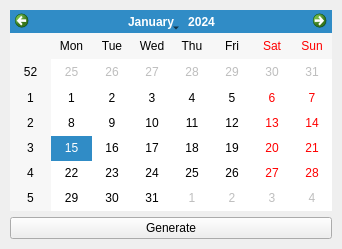
<?xml version="1.0" encoding="UTF-8"?>
<ui version="4.0">
 <class>MainWindow</class>
 <widget class="QMainWindow" name="MainWindow">
  <property name="geometry">
   <rect>
    <x>0</x>
    <y>0</y>
    <width>342</width>
    <height>249</height>
   </rect>
  </property>
  <property name="windowTitle">
   <string>MS Processing Creator</string>
  </property>
  <property name="windowIcon">
   <iconset resource="resources.qrc">
    <normaloff>:/icons/mainwindow</normaloff>:/icons/mainwindow</iconset>
  </property>
  <widget class="QWidget" name="centralwidget">
   <layout class="QGridLayout" name="gridLayout_2">
    <property name="leftMargin">
     <number>10</number>
    </property>
    <property name="topMargin">
     <number>10</number>
    </property>
    <property name="rightMargin">
     <number>10</number>
    </property>
    <property name="bottomMargin">
     <number>10</number>
    </property>
    <property name="spacing">
     <number>6</number>
    </property>
    <item row="1" column="0">
     <widget class="QPushButton" name="btnGenerate">
      <property name="text">
       <string>Generate</string>
      </property>
     </widget>
    </item>
    <item row="0" column="0">
     <widget class="QCalendarWidget" name="calendarWidget"/>
    </item>
   </layout>
  </widget>
 </widget>
 <resources>
  <include location="resources.qrc"/>
  <include location="resources.qrc"/>
 </resources>
 <connections/>
</ui>
